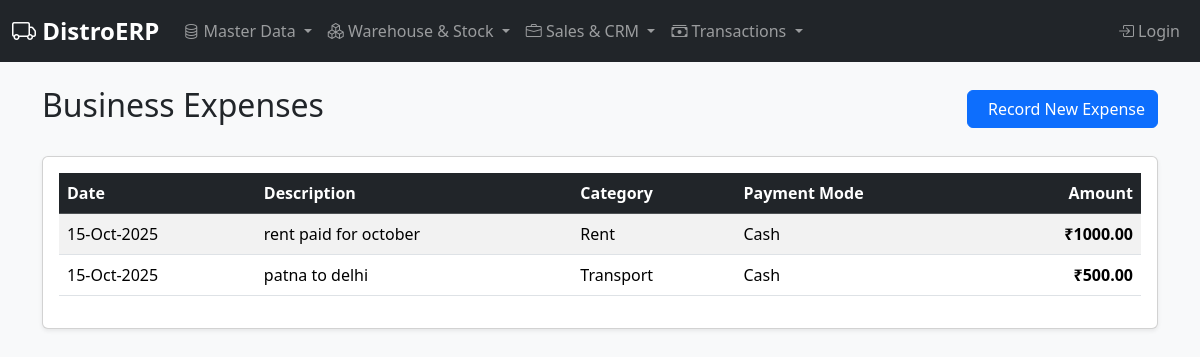
The app's page /expenses, older data.
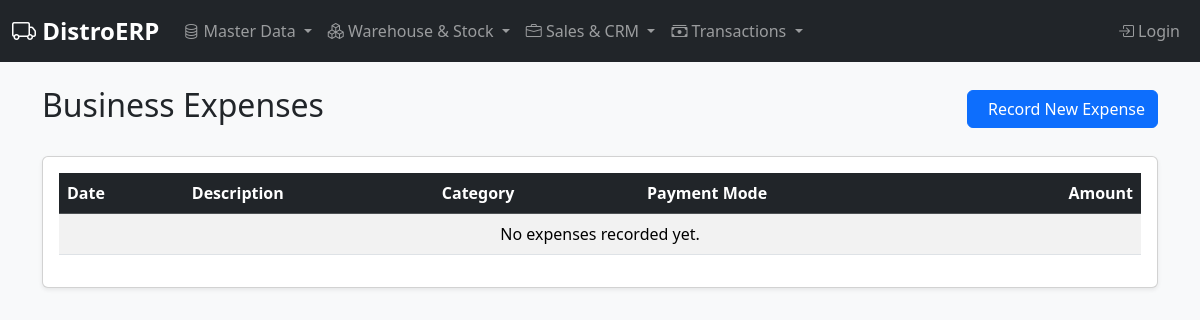
The same page, newer data.
### erp/models.py (models this page shows)
class Expense(db.Model):
    id = db.Column(db.Integer, primary_key=True)
    description = db.Column(db.String(200), nullable=False)
    amount = db.Column(db.Float, nullable=False)
    expense_date = db.Column(db.DateTime, default=datetime.utcnow)
    category = db.Column(db.String(50))
    payment_mode = db.Column(db.String(50), default='Cash')

### erp/routes.py (the view)
@bp.route('/expenses')
def expenses_list():
    expenses = Expense.query.order_by(Expense.expense_date.desc()).all()
    category_totals = db.session.query(
        Expense.category,
        func.sum(Expense.amount).label('total')
    ).group_by(Expense.category).all()
    return render_template('expenses_list.html',
                         expenses=expenses,
                         category_totals=category_totals)

### erp/templates/expenses_list.html (shortened to what this page needs)
{% extends "base.html" %}
{% block content %}
<div class="container mt-4">
    <div class="d-flex justify-content-between align-items-center mb-4">
        <h1 class="h2">Business Expenses</h1>
        <a href="{{ url_for('main.add_expense') }}" class="btn btn-primary">
            Record New Expense
        </a>
    </div>
    <div class="card">
        <div class="card-body">
            <div class="table-responsive">
                <table class="table table-striped table-hover">
                    <thead class="table-dark">
                        <tr>
                            <th scope="col">Date</th>
                            <th scope="col">Description</th>
                            <th scope="col">Category</th>
                            <th scope="col">Payment Mode</th>
                            <th scope="col" class="text-end">Amount</th>
                        </tr>
                    </thead>
                    <tbody>
                        {% for expense in expenses %}
                        <tr>
                            <td>{{ expense.expense_date.strftime('%d-%b-%Y') }}</td>
                            <td>{{ expense.description }}</td>
                            <td>{{ expense.category }}</td>
                            <td>{{ expense.payment_mode }}</td>
                            <td class="text-end fw-bold">₹{{ "%.2f"|format(expense.amount) }}</td>
                        </tr>
                        {% else %}
                        <tr>
                            <td colspan="5" class="text-center">No expenses recorded yet.</td>
                        </tr>
                        {% endfor %}
                    </tbody>
                </table>
            </div>
        </div>
    </div>
</div>
{% endblock %}

Row changes from the older to the newer data that the page shows:
removed Expense: expense_date "15-Oct-2025", description "rent paid for october", category "Rent", payment_mode "Cash", amount "1000.00"
removed Expense: expense_date "15-Oct-2025", description "patna to delhi", category "Transport", payment_mode "Cash", amount "500.00"
Text that changed along with them:
text now shown: "No expenses recorded yet."
